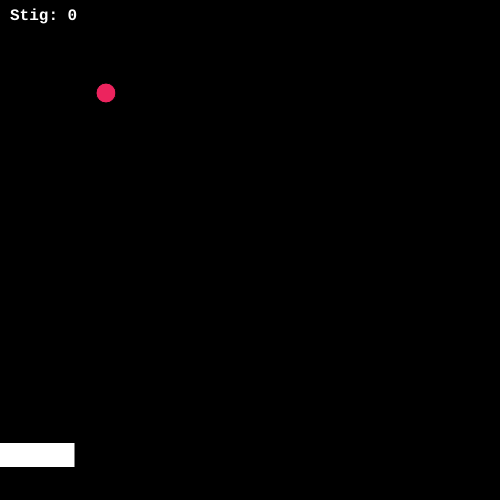
Frame 1 (no input)
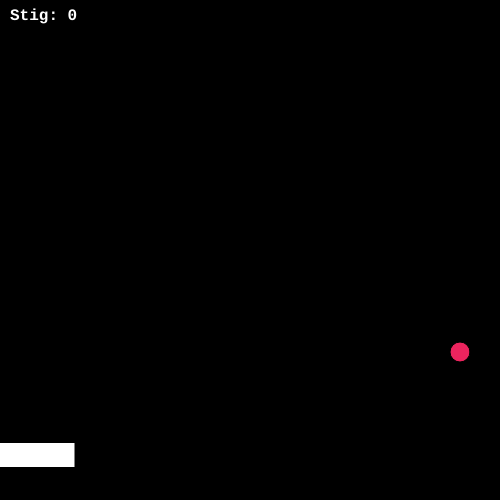
Frame 60 (no input)
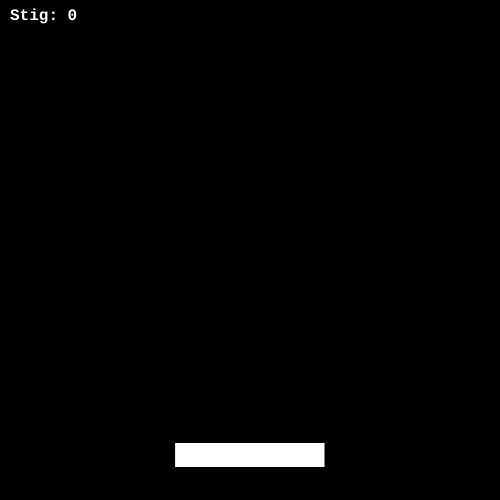
Frame 120 (the mouse pressed at the canvas centre since frame 60)

The p5.js sketch that drew these frames (run headless with seeded random() and noise() and a simulated clock; from frame 60 on, the mouse is pressed at the canvas centre):

// p5.js sketch
// ── sketch.js
var boltiX = 100;
var boltiY = 100;
var hradiX = 6;
var hradiY = -7;
var boltiStaerd = 20;
var stig = 0;
var spadiBreidd = 150;
var spadiThykkt = 25;
var spadiY;

function setup() {
	createCanvas(500,500);
	spadiY = height - 45;
	rectMode(CENTER);
	textFont("Courier New",16);
	textStyle(BOLD);
}

function draw() {
  background(0,0,0);
	// Reikna ný hnit út frá hraða boltans:
  boltiX = boltiX + hradiX;
  boltiY = boltiY + hradiY;
	// Athuga hvort boltinn snertir vegginn hægra megin:
  if ((boltiX > width-boltiStaerd/2))  {
    hradiX = hradiX * -1.01;
     }
  if ((boltiX < boltiStaerd/2 ))  {
    hradiX = hradiX * -1
    }
  	// Athuga hvort boltinn snertir þakið
  if ((boltiY < boltiStaerd)) {
    hradiY = hradiY * -1;
  }
  // Athuga hvort bolti snertir spaða:
  if(abs(spadiY - boltiY) < boltiStaerd/2 + spadiThykkt/2 && abs(mouseX - boltiX) < boltiStaerd/2 + spadiBreidd/2){
    hradiY = hradiY * -1.01;
    stig= stig+1
  }
	// Teikna boltann
  fill(236,36,94);
  ellipse(boltiX, boltiY, boltiStaerd, boltiStaerd);
	// Teikna spaðann
  fill(300,300,300);
  rect(mouseX,spadiY ,spadiBreidd,spadiThykkt);
  fill (0);
	// Teikna stigin
  fill(300);
  text("Stig: " + stig,10,20);
}
